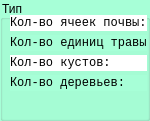
  <widget class="QGroupBox" name="info_ftype">
   <property name="geometry">
    <rect>
     <x>1100</x>
     <y>190</y>
     <width>150</width>
     <height>121</height>
    </rect>
   </property>
   <property name="palette">
    <palette>
     <active>
      <colorrole role="WindowText">
       <brush brushstyle="SolidPattern">
        <color alpha="255">
         <red>0</red>
         <green>0</green>
         <blue>0</blue>
        </color>
       </brush>
      </colorrole>
      <colorrole role="Button">
       <brush brushstyle="SolidPattern">
        <color alpha="255">
         <red>167</red>
         <green>255</green>
         <blue>215</blue>
        </color>
       </brush>
      </colorrole>
      <colorrole role="Light">
       <brush brushstyle="SolidPattern">
        <color alpha="255">
         <red>255</red>
         <green>255</green>
         <blue>254</blue>
        </color>
       </brush>
      </colorrole>
      <colorrole role="Midlight">
       <brush brushstyle="SolidPattern">
        <color alpha="255">
         <red>255</red>
         <green>255</green>
         <blue>190</blue>
        </color>
       </brush>
      </colorrole>
      <colorrole role="Dark">
       <brush brushstyle="SolidPattern">
        <color alpha="255">
         <red>127</red>
         <green>127</green>
         <blue>63</blue>
        </color>
       </brush>
      </colorrole>
      <colorrole role="Mid">
       <brush brushstyle="SolidPattern">
        <color alpha="255">
         <red>170</red>
         <green>170</green>
         <blue>85</blue>
        </color>
       </brush>
      </colorrole>
      <colorrole role="Text">
       <brush brushstyle="SolidPattern">
        <color alpha="255">
         <red>0</red>
         <green>0</green>
         <blue>0</blue>
        </color>
       </brush>
      </colorrole>
      <colorrole role="BrightText">
       <brush brushstyle="SolidPattern">
        <color alpha="255">
         <red>255</red>
         <green>255</green>
         <blue>255</blue>
        </color>
       </brush>
      </colorrole>
      <colorrole role="ButtonText">
       <brush brushstyle="SolidPattern">
        <color alpha="255">
         <red>0</red>
         <green>0</green>
         <blue>0</blue>
        </color>
       </brush>
      </colorrole>
      <colorrole role="Base">
       <brush brushstyle="SolidPattern">
        <color alpha="255">
         <red>167</red>
         <green>255</green>
         <blue>215</blue>
        </color>
       </brush>
      </colorrole>
      <colorrole role="Window">
       <brush brushstyle="SolidPattern">
        <color alpha="255">
         <red>167</red>
         <green>255</green>
         <blue>215</blue>
        </color>
       </brush>
      </colorrole>
      <colorrole role="Shadow">
       <brush brushstyle="SolidPattern">
        <color alpha="255">
         <red>0</red>
         <green>0</green>
         <blue>0</blue>
        </color>
       </brush>
      </colorrole>
      <colorrole role="AlternateBase">
       <brush brushstyle="SolidPattern">
        <color alpha="255">
         <red>255</red>
         <green>255</green>
         <blue>191</blue>
        </color>
       </brush>
      </colorrole>
      <colorrole role="ToolTipBase">
       <brush brushstyle="SolidPattern">
        <color alpha="255">
         <red>255</red>
         <green>255</green>
         <blue>220</blue>
        </color>
       </brush>
      </colorrole>
      <colorrole role="ToolTipText">
       <brush brushstyle="SolidPattern">
        <color alpha="255">
         <red>0</red>
         <green>0</green>
         <blue>0</blue>
        </color>
       </brush>
      </colorrole>
      <colorrole role="PlaceholderText">
       <brush brushstyle="SolidPattern">
        <color alpha="128">
         <red>0</red>
         <green>0</green>
         <blue>0</blue>
        </color>
       </brush>
      </colorrole>
     </active>
     <inactive>
      <colorrole role="WindowText">
       <brush brushstyle="SolidPattern">
        <color alpha="255">
         <red>0</red>
         <green>0</green>
         <blue>0</blue>
        </color>
       </brush>
      </colorrole>
      <colorrole role="Button">
       <brush brushstyle="SolidPattern">
        <color alpha="255">
         <red>167</red>
         <green>255</green>
         <blue>215</blue>
        </color>
       </brush>
      </colorrole>
      <colorrole role="Light">
       <brush brushstyle="SolidPattern">
        <color alpha="255">
         <red>255</red>
         <green>255</green>
         <blue>254</blue>
        </color>
       </brush>
      </colorrole>
      <colorrole role="Midlight">
       <brush brushstyle="SolidPattern">
        <color alpha="255">
         <red>255</red>
         <green>255</green>
         <blue>190</blue>
        </color>
       </brush>
      </colorrole>
      <colorrole role="Dark">
       <brush brushstyle="SolidPattern">
        <color alpha="255">
         <red>127</red>
         <green>127</green>
         <blue>63</blue>
        </color>
       </brush>
      </colorrole>
      <colorrole role="Mid">
       <brush brushstyle="SolidPattern">
        <color alpha="255">
         <red>170</red>
         <green>170</green>
         <blue>85</blue>
        </color>
       </brush>
      </colorrole>
      <colorrole role="Text">
       <brush brushstyle="SolidPattern">
        <color alpha="255">
         <red>0</red>
         <green>0</green>
         <blue>0</blue>
        </color>
       </brush>
      </colorrole>
      <colorrole role="BrightText">
       <brush brushstyle="SolidPattern">
        <color alpha="255">
         <red>255</red>
         <green>255</green>
         <blue>255</blue>
        </color>
       </brush>
      </colorrole>
      <colorrole role="ButtonText">
       <brush brushstyle="SolidPattern">
        <color alpha="255">
         <red>0</red>
         <green>0</green>
         <blue>0</blue>
        </color>
       </brush>
      </colorrole>
      <colorrole role="Base">
       <brush brushstyle="SolidPattern">
        <color alpha="255">
         <red>167</red>
         <green>255</green>
         <blue>215</blue>
        </color>
       </brush>
      </colorrole>
      <colorrole role="Window">
       <brush brushstyle="SolidPattern">
        <color alpha="255">
         <red>167</red>
         <green>255</green>
         <blue>215</blue>
        </color>
       </brush>
      </colorrole>
      <colorrole role="Shadow">
       <brush brushstyle="SolidPattern">
        <color alpha="255">
         <red>0</red>
         <green>0</green>
         <blue>0</blue>
        </color>
       </brush>
      </colorrole>
      <colorrole role="AlternateBase">
       <brush brushstyle="SolidPattern">
        <color alpha="255">
         <red>255</red>
         <green>255</green>
         <blue>191</blue>
        </color>
       </brush>
      </colorrole>
      <colorrole role="ToolTipBase">
       <brush brushstyle="SolidPattern">
        <color alpha="255">
         <red>255</red>
         <green>255</green>
         <blue>220</blue>
        </color>
       </brush>
      </colorrole>
      <colorrole role="ToolTipText">
       <brush brushstyle="SolidPattern">
        <color alpha="255">
         <red>0</red>
         <green>0</green>
         <blue>0</blue>
        </color>
       </brush>
      </colorrole>
      <colorrole role="PlaceholderText">
       <brush brushstyle="SolidPattern">
        <color alpha="128">
         <red>0</red>
         <green>0</green>
         <blue>0</blue>
        </color>
       </brush>
      </colorrole>
     </inactive>
     <disabled>
      <colorrole role="WindowText">
       <brush brushstyle="SolidPattern">
        <color alpha="255">
         <red>127</red>
         <green>127</green>
         <blue>63</blue>
        </color>
       </brush>
      </colorrole>
      <colorrole role="Button">
       <brush brushstyle="SolidPattern">
        <color alpha="255">
         <red>167</red>
         <green>255</green>
         <blue>215</blue>
        </color>
       </brush>
      </colorrole>
      <colorrole role="Light">
       <brush brushstyle="SolidPattern">
        <color alpha="255">
         <red>255</red>
         <green>255</green>
         <blue>254</blue>
        </color>
       </brush>
      </colorrole>
      <colorrole role="Midlight">
       <brush brushstyle="SolidPattern">
        <color alpha="255">
         <red>255</red>
         <green>255</green>
         <blue>190</blue>
        </color>
       </brush>
      </colorrole>
      <colorrole role="Dark">
       <brush brushstyle="SolidPattern">
        <color alpha="255">
         <red>127</red>
         <green>127</green>
         <blue>63</blue>
        </color>
       </brush>
      </colorrole>
      <colorrole role="Mid">
       <brush brushstyle="SolidPattern">
        <color alpha="255">
         <red>170</red>
         <green>170</green>
         <blue>85</blue>
        </color>
       </brush>
      </colorrole>
      <colorrole role="Text">
       <brush brushstyle="SolidPattern">
        <color alpha="255">
         <red>127</red>
         <green>127</green>
         <blue>63</blue>
        </color>
       </brush>
      </colorrole>
      <colorrole role="BrightText">
       <brush brushstyle="SolidPattern">
        <color alpha="255">
         <red>255</red>
         <green>255</green>
         <blue>255</blue>
        </color>
       </brush>
      </colorrole>
      <colorrole role="ButtonText">
       <brush brushstyle="SolidPattern">
        <color alpha="255">
         <red>127</red>
         <green>127</green>
         <blue>63</blue>
        </color>
       </brush>
      </colorrole>
      <colorrole role="Base">
       <brush brushstyle="SolidPattern">
        <color alpha="255">
         <red>167</red>
         <green>255</green>
         <blue>215</blue>
        </color>
       </brush>
      </colorrole>
      <colorrole role="Window">
       <brush brushstyle="SolidPattern">
        <color alpha="255">
         <red>167</red>
         <green>255</green>
         <blue>215</blue>
        </color>
       </brush>
      </colorrole>
      <colorrole role="Shadow">
       <brush brushstyle="SolidPattern">
        <color alpha="255">
         <red>0</red>
         <green>0</green>
         <blue>0</blue>
        </color>
       </brush>
      </colorrole>
      <colorrole role="AlternateBase">
       <brush brushstyle="SolidPattern">
        <color alpha="255">
         <red>255</red>
         <green>255</green>
         <blue>127</blue>
        </color>
       </brush>
      </colorrole>
      <colorrole role="ToolTipBase">
       <brush brushstyle="SolidPattern">
        <color alpha="255">
         <red>255</red>
         <green>255</green>
         <blue>220</blue>
        </color>
       </brush>
      </colorrole>
      <colorrole role="ToolTipText">
       <brush brushstyle="SolidPattern">
        <color alpha="255">
         <red>0</red>
         <green>0</green>
         <blue>0</blue>
        </color>
       </brush>
      </colorrole>
      <colorrole role="PlaceholderText">
       <brush brushstyle="SolidPattern">
        <color alpha="128">
         <red>0</red>
         <green>0</green>
         <blue>0</blue>
        </color>
       </brush>
      </colorrole>
     </disabled>
    </palette>
   </property>
   <property name="styleSheet">
    <string notr="true">background-color: rgb(167, 255, 215);</string>
   </property>
   <property name="title">
    <string>Тип</string>
   </property>
   <property name="flat">
    <bool>false</bool>
   </property>
   <widget class="QLabel" name="finfo_1">
    <property name="geometry">
     <rect>
      <x>10</x>
      <y>35</y>
      <width>137</width>
      <height>16</height>
     </rect>
    </property>
    <property name="font">
     <font>
      <family>Consolas</family>
     </font>
    </property>
    <property name="text">
     <string>Кол-во единиц травы: </string>
    </property>
   </widget>
   <widget class="QLabel" name="finfo_2">
    <property name="geometry">
     <rect>
      <x>10</x>
      <y>55</y>
      <width>137</width>
      <height>16</height>
     </rect>
    </property>
    <property name="font">
     <font>
      <family>Consolas</family>
     </font>
    </property>
    <property name="styleSheet">
     <string notr="true">background-color: rgb(255, 255, 255);</string>
    </property>
    <property name="text">
     <string>Кол-во кустов: </string>
    </property>
   </widget>
   <widget class="QLabel" name="finfo_3">
    <property name="geometry">
     <rect>
      <x>10</x>
      <y>75</y>
      <width>137</width>
      <height>16</height>
     </rect>
    </property>
    <property name="font">
     <font>
      <family>Consolas</family>
     </font>
    </property>
    <property name="text">
     <string>Кол-во деревьев: </string>
    </property>
   </widget>
   <widget class="QLabel" name="finfo_0">
    <property name="geometry">
     <rect>
      <x>10</x>
      <y>15</y>
      <width>137</width>
      <height>16</height>
     </rect>
    </property>
    <property name="font">
     <font>
      <family>Consolas</family>
     </font>
    </property>
    <property name="styleSheet">
     <string notr="true">background-color: rgb(255, 255, 255);</string>
    </property>
    <property name="text">
     <string>Кол-во ячеек почвы: </string>
    </property>
   </widget>
  </widget>
